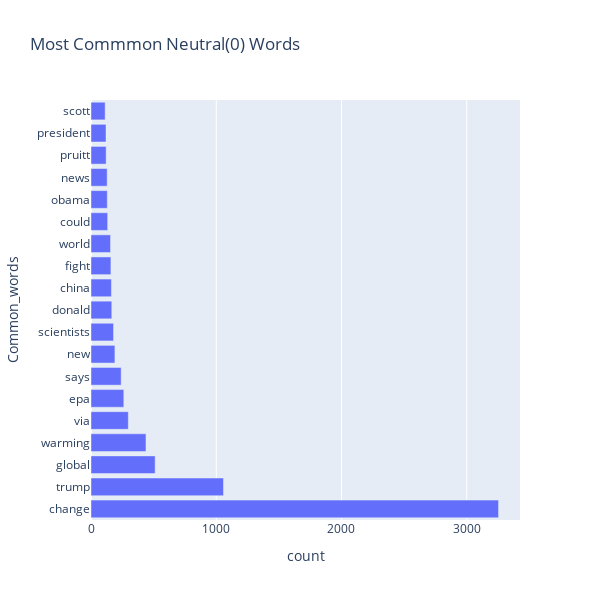

The cell this chart's notebook holds for it:
### Code cell
fig = px.bar(news, x="count", y="Common_words", title='Most Commmon Neutral(0) Words', orientation='h', 
             width=600, height=600)
fig.show()

### Figure 1 — Plotly figure (JSON) as saved in the notebook; plotly's stock layout.template omitted (floating-point values rounded to 4 significant figures)
{"data": [{"alignmentgroup": "True", "hovertemplate": "count=%{x}<br>Common_words=%{y}<extra></extra>", "legendgroup": "", "marker": {"color": "#636efa"}, "name": "", "offsetgroup": "", "orientation": "h", "showlegend": false, "textposition": "auto", "type": "bar", "x": [3254, 1058, 512, 439, 298, 262, 241, 191, 180, 166, 163, 159, 156, 133, 130, 129, 121, 120, 113], "xaxis": "x", "y": ["change", "trump", "global", "warming", "via", "epa", "says", "new", "scientists", "donald", "china", "fight", "world", "could", "obama", "news", "pruitt", "president", "scott"], "yaxis": "y"}], "layout": {"barmode": "relative", "height": 600, "legend": {"tracegroupgap": 0}, "title": {"text": "Most Commmon Neutral(0) Words"}, "width": 600, "xaxis": {"anchor": "y", "domain": [0, 1], "title": {"text": "count"}}, "yaxis": {"anchor": "x", "domain": [0, 1], "title": {"text": "Common_words"}}}}
